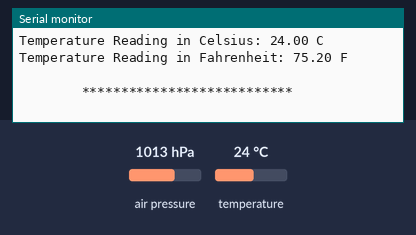
Recording of a sketch running on a simulated Arduino Uno, built with avr-gcc and run on an emulated ATmega328P. Parts: the last lines printed to the serial monitor. Wiring (inferred from the names in the program): BMP280 pressure sensor at I2C address 0x76. The test bench sets the inputs (shaded band); at power-on: air pressure 1013 hPa, temperature 24 °C.

Above: at 1.7 s.
1.8 s: air pressure set to 952 hPa
At 2.9 s:
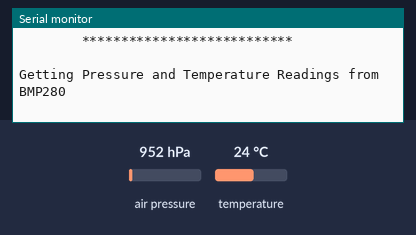
3.3 s: temperature set to 12 °C
At 3.3 s:
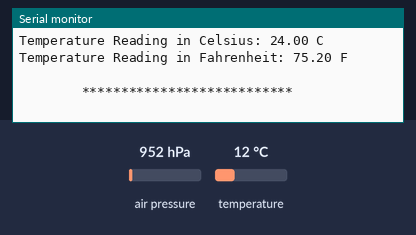
4.8 s: air pressure set to 975 hPa
At 6.5 s:
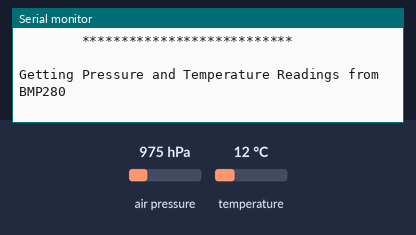
Timing chart, 0 to 8.0 s (numbered marks = the images above; inputs shaded):
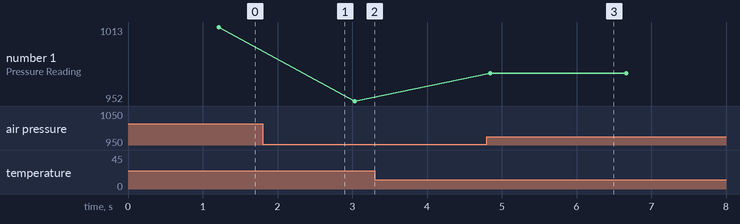

Measured:
- after the input at 4.8 s, the serial monitor: prints a new line after 0.05 s (image 3)
- plotted number 1: 1013 → 952 after the input at 1.8 s, 952 → 975 after the input at 4.8 s

The sketch:

BMP280_Example.ino
```cpp
/**************************************************************************/
/*
        Distributed with a free-will license.
        Use it any way you want, profit or free, provided it fits in the licenses of its associated works.
        BMP280
        This code is designed to work with the BMP280_I2CS I2C Mini Module available from ControlEverything.com.
        https://www.controleverything.com/content/Accelerometer?sku=BMP280_I2CS_A01#tabs-0-product_tabset-2
*/
/**************************************************************************/

#include <Wire.h>
#include <BMP280.h>

BMP280 bmp;

void setup(void)
{
    Serial.begin(9600);

    // The address can be changed making the option of connecting multiple devices
    bmp.getAddr_BMP280(BMP280_DEFAULT_ADDRESS);     // 0x76
    // bmp.getAddr_BMP280(BMP280_ADDRESS_UPDATED);  // 0x77

    /*
    // Humidity, Pressure and Temperature Oversampling, Mode Status
    // Controls Inactive Duration tstandby in Normal Mode
    // Controls the Time Constant of the IIR Filter and SPI Wire Mode
    // These functions can be modified and added here so that the parameters can be altered as per requirement
    */

    bmp.begin();
    delay(500);
}

void loop(void)
{
    byte error;
    int8_t address;

    address = bmp.bmp_i2cAddress;
    // The i2c_scanner uses the return value of
    // the Write.endTransmisstion to see if
    // a device did acknowledge to the address.
    Wire.beginTransmission(address);
    error = Wire.endTransmission();
    if (error == 0)
    {

        Serial.println("Getting Pressure and Temperature Readings from BMP280");
        Serial.println(" ");
        // Set up the sensor
        bmp.setUpSampling();
        delay(500);
        // Display the results for for Pressure and Temperature values
        bmp.Measure_Sensor();

        // Output data to screen
        Serial.print("Digital Pressure Reading: ");
        Serial.print(bmp.bmp_sensorData.P/100.0);
        Serial.println(" hPa");
        Serial.print("Temperature Reading in Celsius: ");
        Serial.print(bmp.bmp_sensorData.T);
        Serial.println(" C");
        Serial.print("Temperature Reading in Fahrenheit: ");
        Serial.print(bmp.bmp_sensorData.T * 1.8 + 32);
        Serial.println(" F");
        Serial.println(" ");
        Serial.println("        ***************************        ");
        Serial.println(" ");
    }
    else
    {
        Serial.println("BMP280 Disconnected!");
        Serial.println(" ");
        Serial.println("        ************        ");
        Serial.println(" ");
    }

    delay(1000);
}
```
